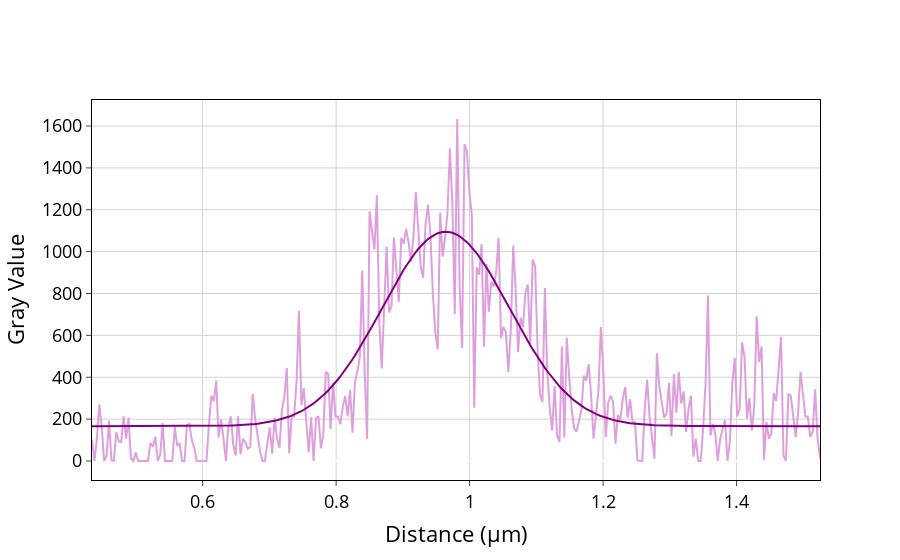

Source (notebook cell):
### Markdown cell above
# caso 3

### Code cell
skiprows3 = 120
maxrows3 = 300

data3 = np.array(read(f'dati_verde_olio2.txt', skiprows3, maxrows3))
popt3, pcov3 = plottiamo_plotly(data3)  # scegliere plotly o pyplot
FWHM(popt3)

### Figure 1 — Plotly figure (JSON) as saved in the notebook; plotly's stock layout.template omitted (floating-point values rounded to 4 significant figures; data arrays with more than 128 entries replaced by an {"elided": "..."} marker saying what was removed)
{"data": [{"hoverinfo": "skip", "line": {"color": "plum"}, "mode": "lines", "showlegend": false, "type": "scatter", "x": {"elided": "300 float values"}, "y": {"elided": "300 float values"}}, {"marker": {"color": "purple"}, "mode": "lines", "showlegend": false, "type": "scatter", "x": {"elided": "300 float values"}, "y": {"elided": "300 float values"}}], "layout": {"font": {"color": "Black", "size": 18}, "plot_bgcolor": "white", "xaxis": {"gridcolor": "lightgrey", "linecolor": "black", "mirror": true, "showline": true, "ticks": "outside", "title": {"text": "Distance (μm)"}}, "yaxis": {"gridcolor": "lightgrey", "linecolor": "black", "mirror": true, "showline": true, "ticks": "outside", "title": {"text": "Gray Value"}}}}
